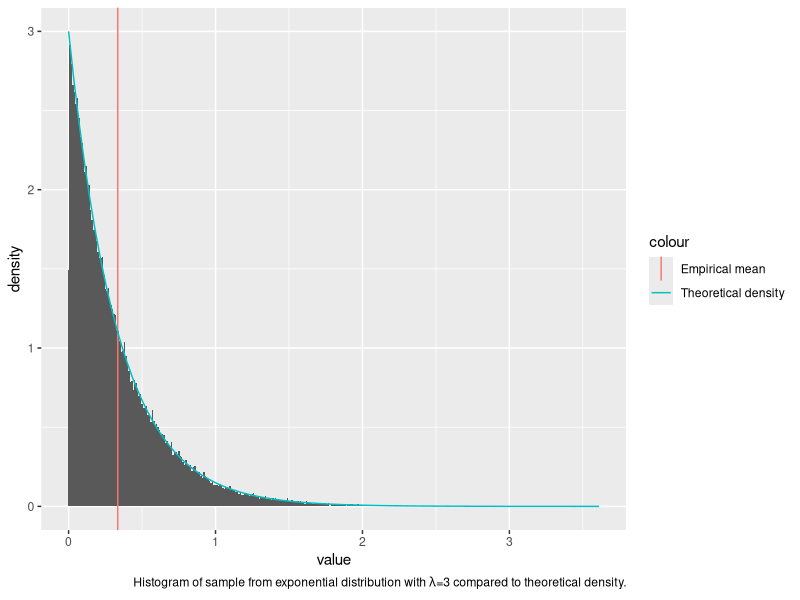
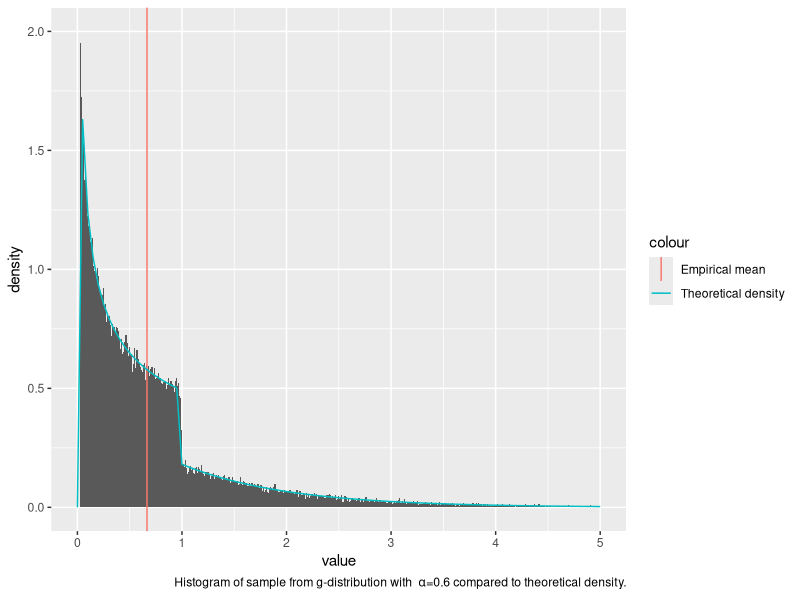
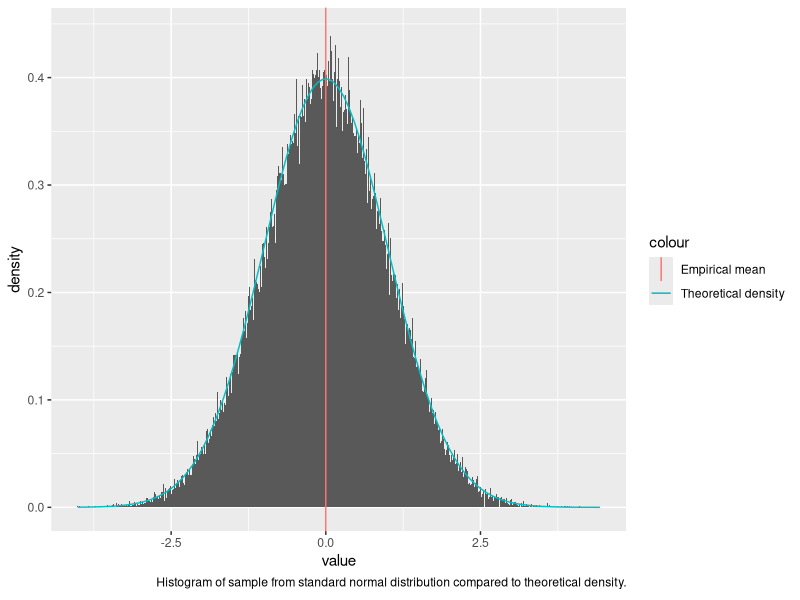
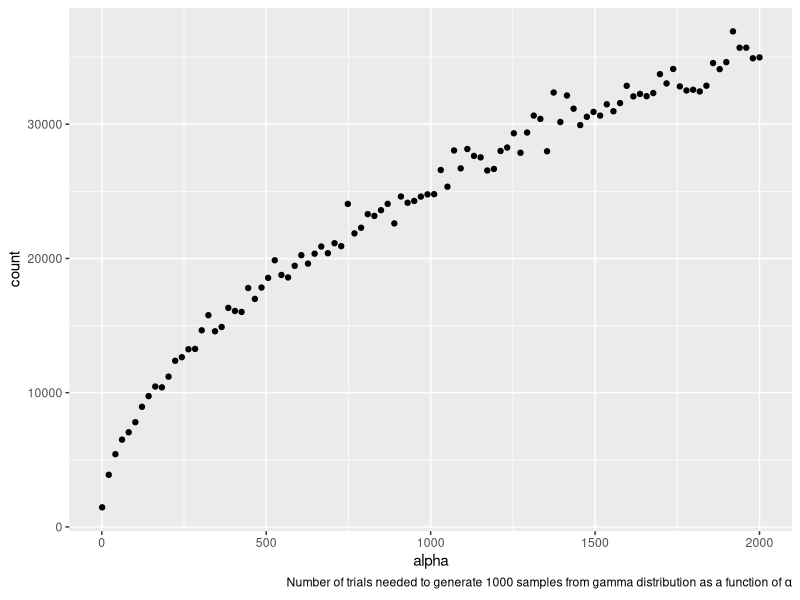
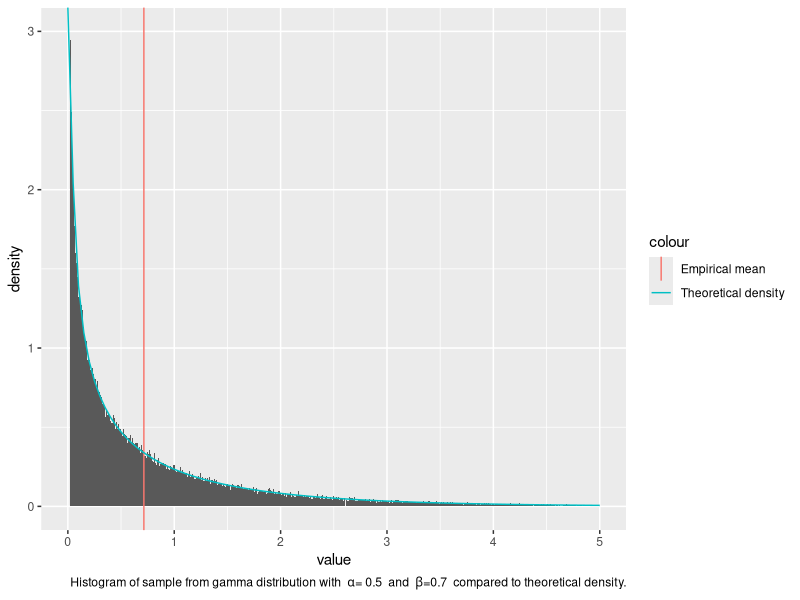
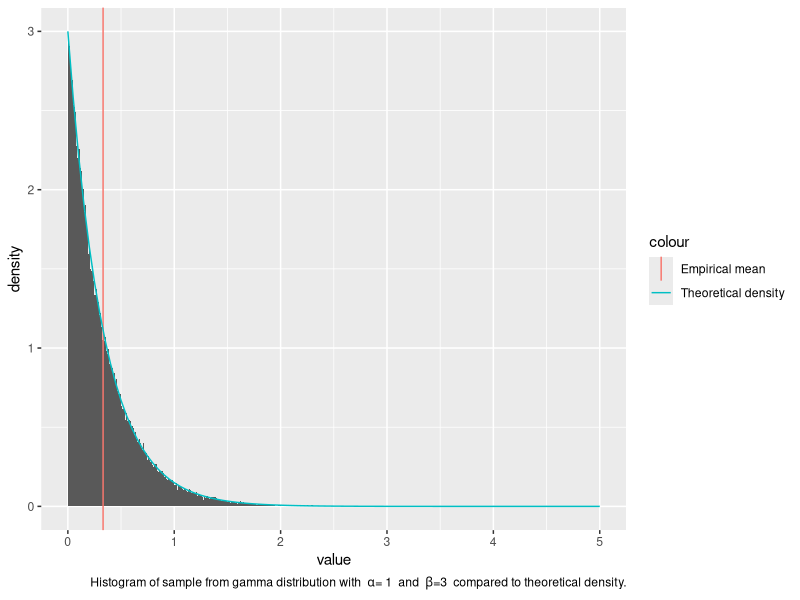
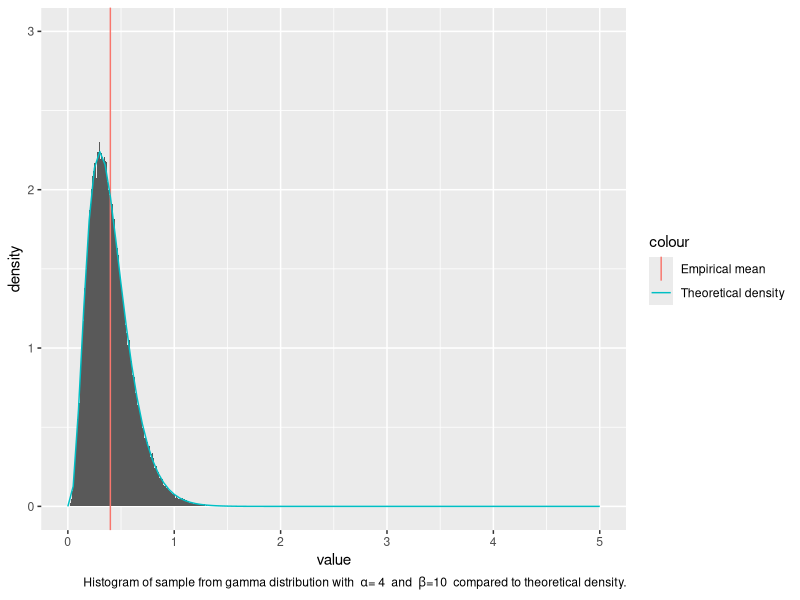
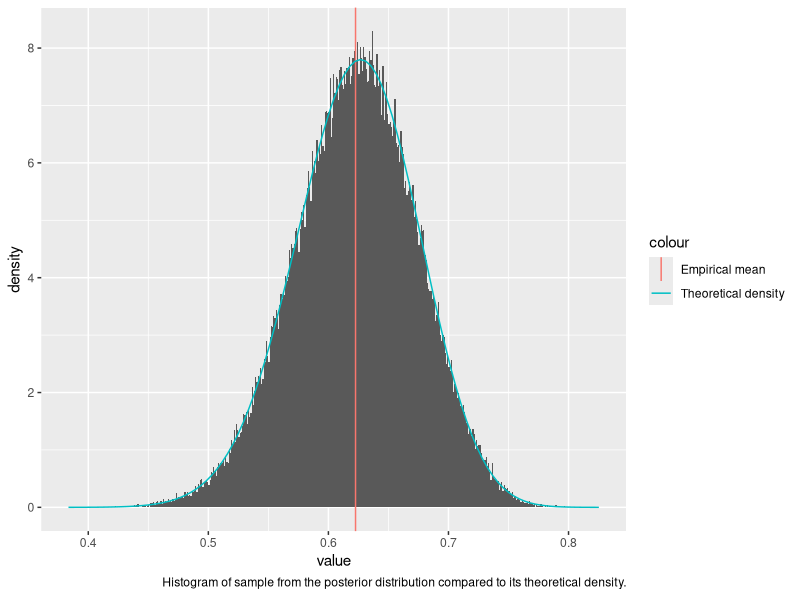

Generate these figures, in order, with R:
## ---- chunk 1
knitr::opts_chunk$set(echo = TRUE)
## ---- chunk 2
library(tidyverse)
## ---- chunk 3
#This function returns a vector of n independent samples from the exponential distribution with rate parameter lam, generated from the inverse cumulative distribution. 
random.exp <- function(n,lam){
  return(-1/lam * log(runif(n)))
}
## ---- chunk 4
#Testing function
test.function <- function(n,func,arg,amean,avar){
  exs.sample=func(n,arg)
  cat("Empirical mean:", mean(exs.sample), "Analytical mean:",amean, "\n")
  cat("Empirical variance:", var(exs.sample), "Analytical variance:",avar,"\n")
}

#Make histogram of sample
lam <- 3
sample.exp <- enframe(random.exp(100000,lam))

ggplot() +
  geom_histogram(
    data = data.frame(sample.exp),
    mapping = aes(x=value, y=..density..),
    binwidth = 0.01
  ) +
  geom_vline(
    aes(xintercept=mean(sample.exp$value),
        col='Empirical mean')
  ) +
  stat_function(
    fun = dexp,
    args = list(rate=lam),
    aes(col='Theoretical density')
  ) +
  labs(
    caption = expression("Histogram of sample from exponential distribution with "*lambda*"=3 compared to theoretical density.")
  )
## ---- chunk 5
test.function(10000,random.exp,lam,1/lam,1/lam^2)

## ---- chunk 6

#Function for normalising constant in g distribution given parameter a (=alpha).
c.g <- function(a){
  return (a*exp(1)/(a+exp(1)))
}

#Normalised density function for g (for plot)
g <- function(x, a) {
  c <- c.g(a)
  out <- rep(0, length(x))
  left <- 0 < x & x < 1
  right <- 1 <= x
  out[left] <- c * (x[left] ^ (a - 1))
  out[right] <- c * exp(-x[right])
return(out)
}

#This function returns a vector of n independent samples from the g distribution with parameter a (=alpha), generated from the inverse cumulative distribution. 
random.g <- function(n,a){
  c <- c.g(a) #Normalising constant
  u <- runif(n)
  x <- rep(0,n)
  for (i in 1:n){
    if (u[i]<c/a){
      x[i] <- (a*u[i]/c)^(1/a)
    }
    else{
      x[i] <- (-log(1/a + exp(-1) - u[i]/c))
    }
  }
  return(x)
}

## ---- chunk 7

#Testing funtion
a <- .6 #parameter
c <- c.g(a) #normalising constant
g.mean <- c/(a+1)+2*c*exp(-1) #analytical mean
g.var <- c*(1/(a+2)+ 5*exp(-1)) - g.mean^2 #analytical variance
test.function(10000,random.g,a,g.mean,g.var)
## ---- chunk 8
#Making histogram of sample from g
sample.g <- enframe(random.g(100000,a))

ggplot() +
  geom_histogram(
    data = data.frame(sample.g),
    mapping = aes(x=value, y=..density..),
    binwidth = 0.01,
    na.rm = TRUE
  ) +
  geom_vline(
    aes(xintercept=mean(sample.g$value),
        col='Empirical mean')
  ) +
  stat_function(
    fun = g,
    args = list(a=a),
    aes(col='Theoretical density')
  ) +
  ylim(0,2) +
  xlim(0,5) +
    labs(
      caption = bquote("Histogram of sample from g-distribution with "~alpha*"=0.6 compared to theoretical density.")
    )
## ---- chunk 9
#This function returns a vector of n independent samples from the standard normal distribution, generated by the Box-Müller algorithm
random.norm <- function(n){
  x1 <- runif(n)*2*pi
  x2 <- random.exp(n,.5)
  return(sqrt(x2)*cos(x1))
}

#Testing function
sample.normal=enframe(random.norm(100000))
cat("Empirical mean:", mean(sample.normal$value), "Analytical mean:",0.0, "\n")
cat("Empirical variance:", var(sample.normal$value), "Analytical variance:",1.0,"\n")

ggplot() +
  geom_histogram(
    data = sample.normal,
    mapping = aes(x=value, y=..density..),
    binwidth = 0.01
  ) +
  geom_vline(
    aes(xintercept=mean(sample.normal$value),
        col='Empirical mean')
  ) +
  stat_function(
    fun = dnorm,
    aes(col='Theoretical density')
  ) +
  labs(
    caption = expression("Histogram of sample from standard normal distribution compared to theoretical density.")
  )

## ---- chunk 10
#This function returns a sample from the d-variate normal distribution with mean mu and covariance S, transformed from standard normal samples. 
random.multinorm <- function(d,mu,S){
  x <- random.norm(d)
  A <- t(chol(S)) #transpose to get lower triangular cholesky matrix
  return(mu + A%*%x)
}

#Testing function
d = 3
N = 10000
sigma <- cbind(c(3,1,0), c(1,3,1), c(0,1,3)) #if d=3
# sigma <- cbind(c(2,1),c(1,2))                  #if d=2
mu <- seq(1,d)
multinormal.sample <- matrix(NA,N,d)
for (i in 1:N){
  multinormal.sample[i,] <- random.multinorm(d, mu, sigma)
}
#Theoretical mean vector:
mu
#Empirical mean vector:
colMeans(multinormal.sample)
#Empirical covariance matrix:
sigma
#Theoretical covariance matrix:
var(multinormal.sample)
## ---- chunk 11
#Acceptance probability
accept_prob <- function(x,a){ 
  if (x<1)
      return (exp(-x))
    else 
      return (x^(a-1))
}
## ---- chunk 12
#This function returns a vector of n independent samples from the gamma distribution with 0<a<1, beta=1, generated by the Rejection sampling
random.gamma1 <- function(n,a){ 
  x=rep(0,n)
  for (i in 1:n){
    finish = 0
    while(finish==0){  
      # Sample from the proposal distribution, g(x) (x>=0)
      sample.x = random.g(1,a)
      # Compute the acceptance probability alpha
      alpha=accept_prob(sample.x,a)
      # Generate a helping variable U from a uniform(0,1)
      u = runif(1, 0, 1)
      # Check if we accept it
      if(u <= alpha){
        x[i]=sample.x
        finish=1
      }
    }
  }
  return (x)
}

#Testing function
alpha=0.5
test.function(10000,random.gamma1,alpha,alpha,alpha)
## ---- chunk 13
logf <- function(u,alpha){ #log of f* with u=log(x)
  return (u*(alpha-1)-exp(u))
}

sample <- function(ab){ #This function sample from the distribution of log(x), using the inverse of the cumulative distribution. 
  u=log(runif(1,0,1))
  return (ab+u)
}
## ---- chunk 14
#This function returns a vector of n independent samples from the gamma distribution with a>1, beta=1, generated by the ratio of uniforms method on log-scale. 
random.gamma2 <- function(n,alpha){
  count=0 #count how many tries the algorithm needs to generate n realisations
  x=rep(0,n)
  a=(alpha-1)/2*(log(alpha-1)-1)
  b=(alpha+1)/2*(log(alpha+1)-1)
  for (i in 1:n){
    inside=FALSE
    while (inside==FALSE){
      u1=sample(a) 
      u2=sample(b)
      u=u2-u1
      test=0.5*logf(u,alpha)
      inside=test>=u1 
      count=count+1
    }
    x[i] = u
  }
  vec=c(count,exp(x)) #count + n realisations
}

#Testing function 
alpha=2000
ex.gamma2=random.gamma2(1000,alpha)
cat("Empirical mean:",mean(ex.gamma2[-1]), "Analytical mean:",alpha, "\n")
cat("Empirical variance:", var(ex.gamma2[-1]), "Analytical variance:",alpha,"\n")
## ---- chunk 15
#Generate a plot with values of alpha on the x-axis and the number of tries used on the y-axis. 
plot.count <- function(nsample, n){
  count=rep(0,n)
  alpha=seq(1.01,2000,length.out=n)
  for (i in 1:n){
    a=alpha[i]
    c=random.gamma2(nsample,a)[1]
    count[i]=c
  }
  return(cbind(alpha,count))
}
num.trials <- plot.count(1000, 100)
num.trials.frame <- data.frame(num.trials)
ggplot() +
  geom_point(
    data=num.trials.frame,
    mapping = aes(x=alpha, y=count)
  ) +
  labs(
    caption = expression("Number of trials needed to generate 1000 samples from gamma distribution as a function of "*alpha)
  )
  
## ---- chunk 16
##This function returns a vector of n independent samples from the gamma distribution with parameters alpha and beta. 
random.gamma <- function(n, alpha, beta){
  if (alpha==1){
    x=random.exp(n,alpha) #sample from exponential distribution
  }
  else if (alpha<1){
    x=random.gamma1(n,alpha) 
  }
  else {
    x=random.gamma2(n,alpha)[-1] #ignoring the first element, which is the number of tries. 
  }
  return (x/beta) #Transform from x-Ga(alpha,1) to x/beta-Ga(alpha,beta)
}

#Testing function 
test.gamma <- function(n,alpha, beta){
  ex.gamma=random.gamma(n,alpha,beta)
  amean=alpha/beta #analytical mean
  avar=alpha/beta^2 #analytical variance
  cat("Empirical mean:", mean(ex.gamma), "Analytical mean:",amean, "\n")
  cat("Empirical variance:", var(ex.gamma), "Analytical variance:",avar,"\n")
}

plot.gamma <- function(n,alphav,betav){
  sample.gamma <- enframe(random.gamma(n,alpha=alphav,beta=betav))
  ggplot() +
    geom_histogram(
      data = data.frame(sample.gamma),
      mapping = aes(x=value, y=..density..),
      binwidth = 0.01,
      boundary = 0,
      na.rm = TRUE
    ) +
    geom_vline(
      aes(xintercept=mean(sample.gamma$value),
          col='Empirical mean')
    ) +
    stat_function(
      fun = partial(dgamma, shape=alphav, rate=betav),
      aes(col='Theoretical density')
    ) +
    ylim(0,3) +
    xlim(0,5) +
    labs(
      caption = bquote("Histogram of sample from gamma distribution with " ~ alpha * "=" ~ .(alphav) ~ " and " ~ beta *"="* .(betav) ~ " compared to theoretical density.")
    )
}
test.gamma(100000,0.5,0.7)
test.gamma(100000,1,3)
test.gamma(100000,4,10)

plot.gamma(100000,0.5,0.7)
plot.gamma(100000,1,3)
plot.gamma(100000,4,10)

## ---- chunk 17
##This function generates one realisation from Dirichlet distribution with parameter vector alpha.
random.dirichlet <- function(alpha){
  K <- length(alpha)
  z <- rep(0,K)
  for (i in 1:K)
    z[i] <- random.gamma(1,alpha[i],1) #n,shape,rate
  v <- sum(z)
  return (z/v)
}

N_dir <- 1000
alpha <- c(.1, .5, .1, .3, .8)
K <- length(alpha)
dirichlet.sample <- matrix(1,N_dir,K)
for (i in 1:N_dir){
  dirichlet.sample[i,] <- random.dirichlet(alpha)
}
## ---- chunk 18
alphasum <- sum(alpha)
#Empirical mean
colMeans(dirichlet.sample)
#Analytical mean
alpha1 <- alpha/alphasum
alpha1
#Empirical variance
diag(var(dirichlet.sample))
#Analytical variance
alpha1*(1-alpha1)/(1+alphasum)
## ---- chunk 19
f <- function(theta){ #The proportional function
  return ((2+theta)^125*(1-theta)^(18+20)*theta^34) 
}

#Find the maxima of the proportional function 
res = optimise(f, interval = c(0,1),maximum=TRUE) 
maxima=res$objective

new_f <- function(theta){ #Normalised density function
  return (f(theta)/as.numeric(integrate(f,0,1)[1])) 
}

theta_new_f <- function(theta){ #theta*normalised function
  return (theta*new_f(theta))
}

posterior <- function(theta){ #proportional function with prior beta(1,5)
  return(f(theta)*(1-theta)^4)
}

posterior.normalised <- function(theta){ #normalised function with prior beta(1,5)
  posterior(theta)/as.numeric(integrate(posterior,0,1)[1])
}

theta_new_f_g <- function(theta){ #theta*normalised function with prior beta(1,5)
  return (theta*posterior.normalised(theta))
}
## ---- chunk 20
#This algorithm simulate from f(theta|y) using a uniform density as the proposal density, rejection sampling.
random.multinomial <- function(n){
  x.out <- rep(NA,n)
  tries <- 0
  for (i in 1:n){
    finished <- FALSE
    c <- maxima #res$objective
    while(!finished){
      x <- runif(1) #sample from the proposal distribution, U(0,1)
      alpha <- f(x) / c #compute the acceptance probability alpha
      u <- runif(1) #generate a helping variable U from a uniform(0,1)
      if (u <= alpha){ #Check if we accept it 
        finished <- TRUE
      }
      tries=tries+1 #count how many random numbers the algorithm generates
    }
    x.out[i] <- x #appending the values that get accepted (u<=alpha)
  }
  return(list(theta = x.out, tries = tries))
}
## ---- chunk 21
M=10000
sample.multinomial <- random.multinomial(M)
cat("Estimated posterior mean:", mean(sample.multinomial$theta), "\n")
## ---- chunk 22
expected_mean=integrate(theta_new_f,0,1) 
cat("Expected posterior mean:", expected_mean$value, "\n")

sample.multinomial <- enframe(random.multinomial(100000)$theta)

ggplot() +
    geom_histogram(
      data = data.frame(sample.multinomial),
      mapping = aes(x=value, y=..density..),
      binwidth = 0.001,
      boundary = 0,
      na.rm = TRUE
    ) +
    geom_vline(
      aes(xintercept=mean(sample.multinomial$value),
          col='Empirical mean')
    ) +
    stat_function(
      fun = new_f,
      aes(col='Theoretical density')
    ) +
    labs(
      caption = expression("Histogram of sample from the posterior distribution compared to its theoretical density.")
    )
## ---- chunk 23
average_theta_tries <- sample.multinomial$tries /M
cat("Average random numbers generated to obtain one sample:", average_theta_tries,"\n")
## ---- chunk 24
c=optimize(new_f,interval = c(0,1),maximum=TRUE)$objective
cat("Expected random numbers generated to obtain one sample:", c, "\n")
## ---- chunk 25
importance_sampling <- function(n){ 
  theta <- random.multinomial(n)$theta #samples from f(theta|y) with the rejection sampling
  w=(1-theta)^4 #importance weight
  mu <- sum(theta*w)/sum(w) #self-normalizing 
  return(mu)
}

mu.estimate <- importance_sampling(10000)
mu.estimate
expected_mean=integrate(theta_new_f_g,0,1) 
expected_mean
